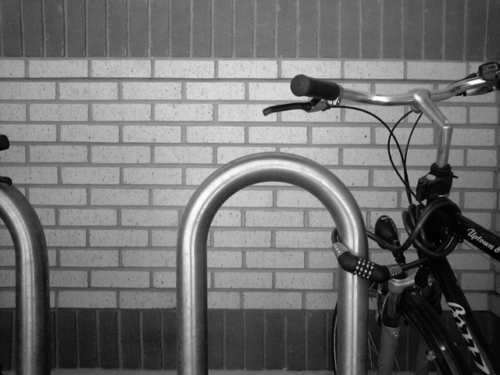
#> input picture 2_filtering_lab/images/bikesgray.tif, 500 x 375 px
$ jupyter execute --allow-errors 2_filtering_applications.ipynb   (shell and % lines are left out)
#> lines starting #> are read from the running program, lines starting #| are printed output that depends on the picture
# Image Processing Laboratory Notebooks
---

This Jupyter Notebook is part of a series of computer laboratories that are designed
to teach image-processing programming; they are running on the EPFL's Noto server. They are the practical complement of the theoretical lectures of the EPFL's Master course
[**MICRO-511 Image Processing I**](https://moodle.epfl.ch/course/view.php?id=522) taught by Prof. M. Unser and Prof. D. Van de Ville.

The project is funded by the Center for Digital Education and the School of Engineering. It is owned by the [Biomedical Imaging Group](http://bigwww.epfl.ch/).
The distribution or reproduction of the notebook is strictly prohibited without the written consent of the authors.  &copy; EPFL 2025.

**Authors**:
    [Pol del Aguila Pla](mailto:pol.delaguilapla@epfl.ch),
    [Kay Lächler](mailto:kay.lachler@epfl.ch),
    [Alejandro Noguerón Arámburu](mailto:alejandro.nogueronaramburu@epfl.ch), and
    [Daniel Sage](mailto:daniel.sage@epfl.ch).

---
# Lab 2.2: Filtering Applications (7 Points)
**Released**: Thursday, November 6, 2025

**Submission deadline**: Monday, November 17, 2025, before 23:59 on [Moodle](https://moodle.epfl.ch/course/view.php?id=522)

**Grade weight**: Lab 2 (16 points), 10% of the overall grade

**Related lectures**: Chapter 3

### Student Name:
### SCIPER:

Double-click on this cell and fill your name and SCIPER number. Then, run the cell below to verify your identity in Noto and set the seed for random results.

[cell 1]
import getpass
# This line recovers your camipro number to mark the images with your ID
uid = int(getpass.getuser().split('-')[2]) if len(getpass.getuser().split('-')) > 2 else ord(getpass.getuser()[0])
print(f'SCIPER: {uid}')

## Setup
In the next cell we import the Python libraries that we will use throughout the lab, as well as the `ImageViewer` class (Python package developed specifically for these laboratories, see documentation [here](https://github.com/Biomedical-Imaging-Group/interactive-kit/wiki/Image-Viewer), or run the python command `help(viewer)` after loading the class):

* [`matplotlib.pyplot`](https://matplotlib.org), to display images
* [`ipywidgets`](https://ipywidgets.readthedocs.io/en/latest/), to make the image display interactive
* [`numpy`](https://numpy.org/doc/stable/reference/index.html), for mathematical operations on arrays
* [`openCV` (cv2)](https://docs.opencv.org/2.4/index.html), for image-processing tasks
* [`scipy.ndimage`](https://docs.scipy.org/doc/scipy/reference/ndimage.html), Scipy's specific module for multidimensional image processing
* [`scikit-image` (skimage)](https://scikit-image.org/docs/stable/api/api.html), also for image-processing tasks

We will then load the `ImageViewer` class (either see the complete documentation [here](https://github.com/Biomedical-Imaging-Group/interactive-kit/wiki/Image-Viewer), run the Python command `help(viewer)` after loading the class, or refer to [Lab 0: Introduction](../0_Introductory_lab/Introductory.ipynb#4.-Python-Image-Viewer)).

Finally, we load the images you will use in the exercise to test your algorithms.

[cell 2]
# Configure plotting as dynamic

# Import standard required packages for this exercise
import matplotlib.pyplot as plt
import numpy as np
import cv2 as cv
import scipy.ndimage as ndi
import ipywidgets as widgets
import skimage
import scipy
import scipy.stats
from skimage import filters
from interactive_kit import imviewer as viewer

# Load images to be used in this exercise
bikesgray = cv.imread('images/bikesgray.tif', cv.IMREAD_UNCHANGED).astype('float64')
#> bikesgray: shape (375, 500) float64; min 1, max 255, mean 112.2

# Import the whole stack of 1200 images from camera-16bits.tif
from skimage import io
#> (the rest of this cell did not finish here and is left out)

Now we will import the `ImageAccess` class. You can find the documentation of the class [here](https://biomedical-imaging-group.github.io/image-access/). Moreover, we will put the images we will be using in the JavaScript kernel.

#> (a cell that did not finish here is left out)

After the [first part](./1_filtering.ipynb) of the lab, we expect you to feel comfortable with the basics of filtering. In this part we will look in the detail at the implementation of a Gaussian filter, as well as some of its direct applications. Gaussian filters are known to be near-optimal smoothing filters, and represent perhaps the most used preprocessing step in image processing to improve robustness in a workflow and to denoise images.

**Important:** Each cell that contains code begins with `%use sos` or `%use javascript`. This indicates if the code in this specific cell should be written in Python or JavaScript. Do not change or remove any lines of code that begin with a %. They are used for the notebook to run smoothly with `SoS` and need to be on the first line of each cell!

Good luck and enjoy!

Get familiar now with the images you are going to be using.

Remember that to use the `ImageViewer` class, we only need to call it with an image (and make sure that the image is a `numpy.ndarray`, or a list of such arrays). From there you can change the plotting range, visualize the histogram, get the statistics, browse through the images with the buttons `Next` & `Prev`, etc.

#> (a cell that did not finish here is left out)

## 1. Gaussian filter (4 points)

In this section you will implement a 2D Gaussian filter with impulse response $h_{\sigma}[m,n]$, where $\sigma$ is the standard deviation of an isotropic 2D Gaussian and controls the smoothing strength. This impulse response discretizes the 2D Gaussian function $h_\sigma(x,y)$ between $[-\lceil3\sigma\rceil,\lceil 3\sigma\rceil]$ in $x$ and $y$. You will **choose the size of the filter to be $N = 2\lceil 3\sigma \rceil+1$** (hence, $N$ is always odd), and you will **ensure your impulse response adds up to $1$** using the appropriate normalization. Here, $\lceil x \rceil$ refers to the ceiling function, i.e., the smallest integer larger than a given $x\in\mathbb{R}$.

Remember that the expression of an [isotropic 2D Gaussian](https://en.wikipedia.org/wiki/Multivariate_normal_distribution) is

$$h_\sigma(x,y) = \frac{1}{2\pi\sigma^2}\exp\left(-\frac{x^2 + y^2}{2\sigma^2}\right) = \frac{1}{\sqrt{2\pi}\sigma}\exp\left(-\frac{x^2}{2\sigma^2}\right) \frac{1}{\sqrt{2\pi}\sigma}\exp\left(-\frac{ y^2}{2\sigma^2}\right) \,.$$

### 1.A. Implementation of a 2D Gaussian filter (3 points)

For **3 points**, implement the function `gaussian(img, sigma)` that convolves an image with a Gaussian filter using a **separable implementation**. If you wish, you can take advantage of the `filter1D` function defined in Section [1.B.](./1_filtering.ipynb#1.B.-Separable-implementation-(2-points)) and redefined here.

**Hint:** Remember that you can use [the `Math` library](https://developer.mozilla.org/en-US/docs/Web/JavaScript/Reference/Global_Objects/Math) to access different mathematical functions (`Math.ceil()`, `Math.floor()`, `Math.exp()`, `Math.PI`, `Math.sqrt()`).

**Remember:** The first argument to the `Image` constructor is the **height** and the second is the **width**: `new Image(height, width)` or `new Image([height, width])`. Feel free to go back to [Lab 0: Introduction](../0_introductory_lab/introductory.ipynb#3.-Javascript-image-access-class-(2-points)) to review the basic usage of the ImageAccess class.

#> (a cell that did not finish here is left out)

We have designed a quick test for you to evaluate your method, applying it to a $5 \times 5$ impulse image. Run the following cell and check that your output has all the desired properties of a Gaussian.

#> (a cell that did not finish here is left out)

Now that you have tested your Gaussian filter, apply it to the image `bikesgray`. Use different values of $\sigma$ (you can change it in the next cell). Look at the evolution of the mean and the standard deviation (you can get them from the statistics box in the `viewer`, or you can use the functions `np.mean` and `np.std`). Then, answer the two multiple choice questions.

Run and modify the two following cells to apply Gaussian filters with different $\sigma$ values to `bikesgray` and view the result.

#> (a cell that did not finish here is left out)

#> (a cell that did not finish here is left out)

#### Multiple Choice Question

After modifying the two cells above and visualizing the results, answer the next two questions (worth **0.5 points** each).

* Q1: How would you expect the Fourier transform to change?
    1. It will show lower values for higher frequencies.
    2. It will show higher values for higher frequencies.
    3. It will show lower values for lower frequencies.
    4. It will not change.

* Q2: What will be the output image when $\sigma\rightarrow \infty$? What type of filter would that be?
    1. An image equal to the original. It would be an all-pass filter.
    2. A constant image. It would be a high-pass filter.
    3. A 2D Gaussian. It would be a band-pass filter.
    4. A constant image. It would be a low-pass filter.

Modify the variables `answer_one` and `answer_two` in the next cell to match your choices. The second and third cells are for you to make sure that your answer is in the valid range (they should not raise any error).

[cell 9]
# Modify these variables
answer_one = None
answer_two = None
# YOUR CODE HERE

[cell 10]
# Sanity test
if not answer_one in [1, 2, 3, 4, 5]:
    print('WARNING!\nAnswer one of 1, 2, 3, 4 or 5.')

[cell 11]
# Sanity test
if not answer_two in [1, 2, 3, 4]:
    print('WARNING!\nAnswer one of 1, 2, 3 or 4.')

### 1.B. Gaussian filter in Python (1 point)

There are several implementations of Gaussian filters in Python. In this section, we will use the `scikit-image` implementation (see its documentation [here](https://scikit-image.org/docs/dev/api/skimage.filters.html#skimage.filters.gaussian)). The basic syntax is the following:

```python
output = skimage.filters.gaussian(input, sigma, mode, truncate, preserve_range = True)
```

The parameters are:
* `input` (numpy array): Original image.
* `sigma` (float): $\sigma$ value.
* `mode` (string): Boundary conditions. As in the rest of the course, we will be using `'reflect'`. Look carefully at its description in [this link](https://docs.scipy.org/doc/scipy/reference/reference/generated/scipy.ndimage.convolve.html#scipy.ndimage.convolve).
* `truncate` (float): truncate the filter at this many standard deviations. Defaults to 4, but **we will use 3** to agree with the implementation in JavaScript.
* `preserve_range` (boolean): indicates whether to convert the image to a floating point value between $0$ and $1$ (`False`), or simply normalizing the Gaussian kernel to sum to one (`True`).

The output is the filtered image.

**Note**: In this lab, we have presented -and will use- **Skimages** implementation of the Gaussian filter because it is more adequate for what we need. However, we encourage you to check out OpenCV's and SciPy's implementation!

In the next cells, we will give you an example of the image `bikesgray`. Furthermore, we will compare it to your implementation. Run the next cell to get a blurred version of bikesgray using the skimage Gaussian filter. We will use $\sigma = 10$.

[cell 12]
# Apply a gaussian filter with sigma=10 to the bikesgray image
bikesgray_gaussian_skimage = skimage.filters.gaussian(bikesgray, sigma=10 , mode='reflect', truncate=3, preserve_range=True)
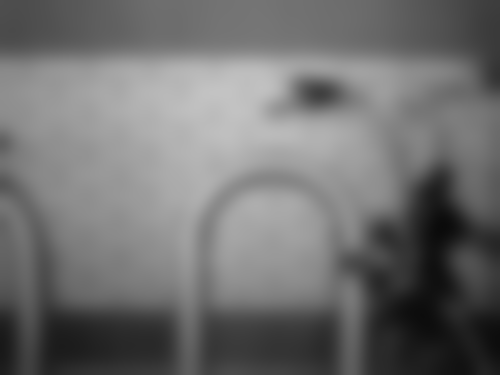
#> bikesgray_gaussian_skimage: shape (375, 500) float64; min 10.99, max 195.9, mean 112.2
#> (the rest of this cell did not finish here and is left out)

Now, we will compare it to your implementation in JavaScript to make sure that they are equivalent (up to errors on the order of $10^{-14}$). For this, we call the `gaussian` function you implemented with the image bikesgray, also for $\sigma = 10$.

Run the next cell to get the variable `bikesgray_gaussian10`, and the one below it to make the comparison in Python. Note that, if the images are not the same, an `ImageViewer` will pop up, showing you in red the regions that differ the most. If necessary, you can use this information to try to find your mistakes.

#> (a cell that did not finish here is left out)

Now we will look at each of them and at their differences. Look at the range of values in the histogram to verify the scale of the differences.

#> (a cell that did not finish here is left out)

## 2. Application: Super-resolution localization microscopy (3 points)

Now that you have implemented several filters and mastered the concepts behind digital filtering, we will guide you through a real-world application of Gaussian filtering. You are going to implement a *Basic Localization Tool for Super-resolution Localization Microscopy*, based on the [Difference of Gaussians](https://en.wikipedia.org/wiki/Difference_of_Gaussians) (DoG) filter. From now on, you will only be using Python libraries.

In this exercise, we introduce a basic pipeline (see image below) to analyse SMLM images (single-molecule localization microscopy). SMLM is a light microscopy technique that allows for breaking the famous [Abbe diffraction limit](https://en.wikipedia.org/wiki/Diffraction-limited_system#The_Abbe_diffraction_limit_for_a_microscope) (resolution ~250 nm). SMLM achieves super-resolution performances (resolution ~25 nm) by localising blinking fluorescent molecules (emitters) isolated in different frames (images). To obtain a good reconstruction, SMLM requires a very long sequence (10,000 to 100,000 frames) at a very low density of emitters per frame, with 2 to 10 bright spots. The highly contrasted spots are easily detectable, and it is possible to localize their center with sub-pixel accuracy, allowing for the reconstruction of a super-resolution map.

A good algorithm to detect such spots is to compute the local maximum on the output of the DoG filter ([Difference of Gaussians](https://en.wikipedia.org/wiki/Difference_of_Gaussians)), which is an approximation of the Laplacian-of-Gaussian (LoG) filter explained on *page 5-35* of the course notes.

<table><tr>
<td>
  <p align="center" style="padding: 0px">
    <br>
      <em style="color: grey">SMLM Pipeline: The pipeline starts with centering the mean of the image at $0$. A DoG filter follows this, and the local maxima of the result are obtained. Finally, the center of gravity of each image is obtained, and the information is used to construct the high-resolution final image. Refer to the dedicated sections for more information.</em>
  </p>
</td>
</tr></table>

For this exercise, we will use the image sequence `camera`, which consists of 1200 individual frames of single-molecule emitter spots. First of all, let's look at some example frames from the `camera` image sequence. Run the next cell to examine 4 randomly selected frames (you can rerun the cell multiple times to view different frames).

[cell 15]
# Define the zero_mean function, which you already coded in the previous lab, so no need to do it again
def zero_mean(img):
    return img - np.mean(img)

plt.close('all')
#> (the rest of this cell did not finish here and is left out)

### 2.A. Difference of Gaussians (1 point)

The first step in the localization pipeline is to produce the zero-mean version of each frame. The function `zero_mean` has already been defined for you in the previous cell. The next step is to implement the [Difference of Gaussians](https://en.wikipedia.org/wiki/Difference_of_Gaussians) filter.

The DoG is constructed from the difference between two Gaussian functions, i.e., $\mathrm{DoG}(x) = h_{\sigma_{1}}(x) - h_{\sigma_2}(x)$. It is usually parametrised only by $\sigma_1$, and $\sigma_2$ is chosen as $\sigma_2 = \sqrt{2}\sigma_1$. Experiment with the value of $\sigma_1$ in the next cell to see the kind of profile generated by this filter in 1D (use the slider to do so).

[cell 16]
# Choose sigmas
sigma_slider = widgets.FloatSlider(value=0.5, min=0.5, max=5, description=r'$\sigma_1$')

# Initialize figure
plt.close('all')
fig, ax = plt.subplots(1, 1, num=f"Difference of Gaussians filter in 1D - SCIPER: {uid}", figsize=[10,4])
ax.plot(0, 0, 0, 0, 0, 0);
ax.set_xlabel(r"$x$"); plt.legend([r"$h_{\sigma_1}(x)$", r"$h_{\sigma_2}(x)$", r"$\mathrm{DoG}_{\sigma_1}(x)$"]);
ax.set_xlim([-20, 20]); ax.set_ylim([-0.1, 0.8])
ax.grid(); fig.tight_layout()

# Plotting function - Callback for slider
# [9 lines left out: function dog_1d, not called in this run]

sigma_slider.observe(dog_1d, 'value')
sigma_slider.value = 1
display(sigma_slider)
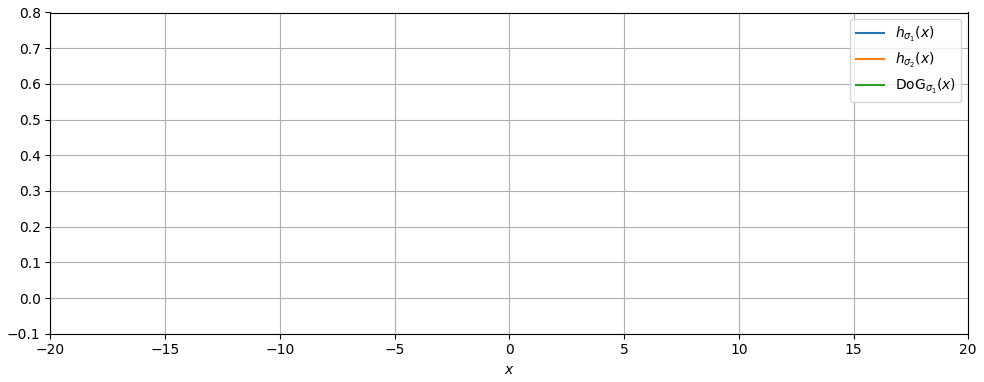
#> figure drawn by matplotlib, 1 panel
